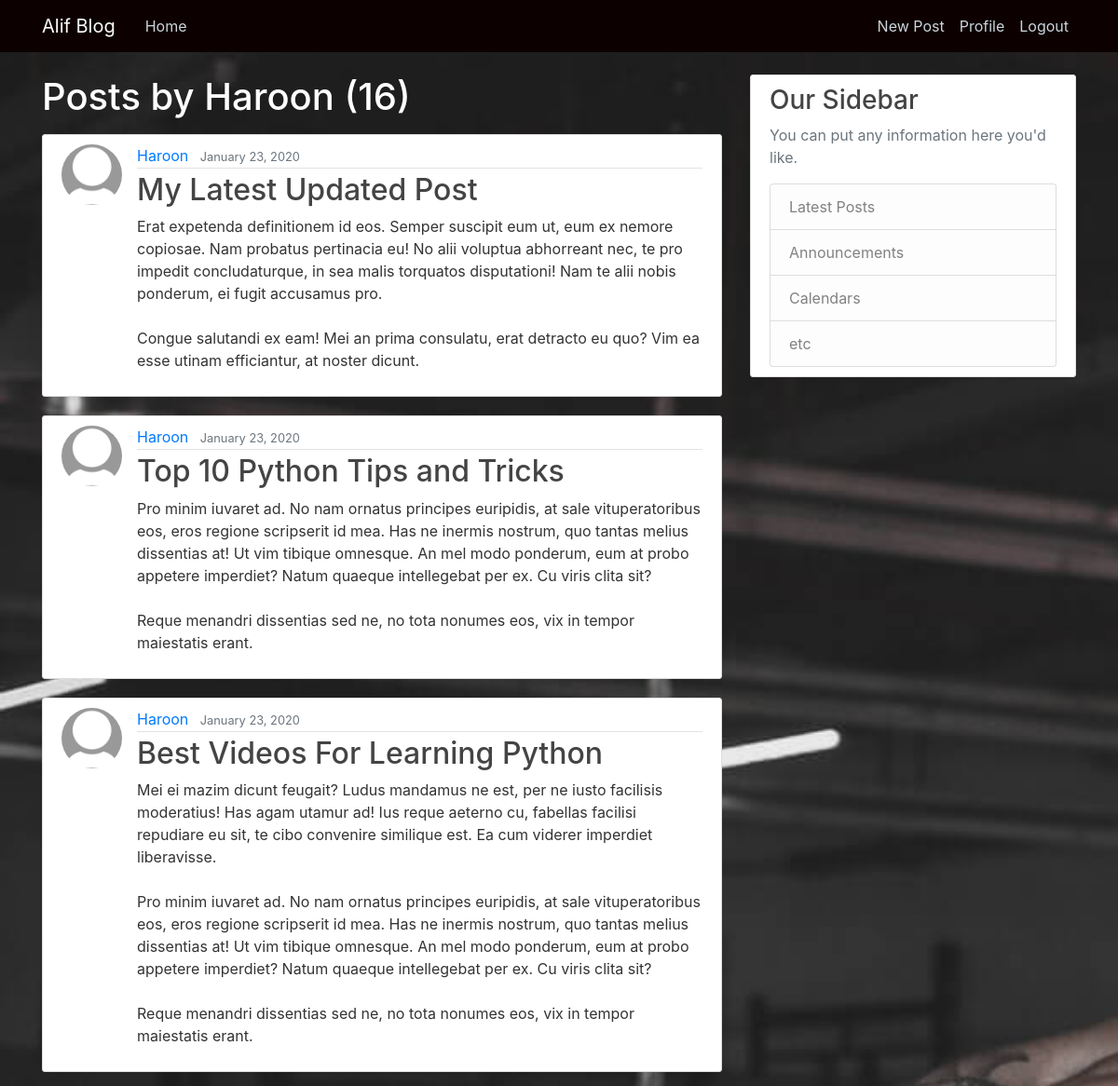
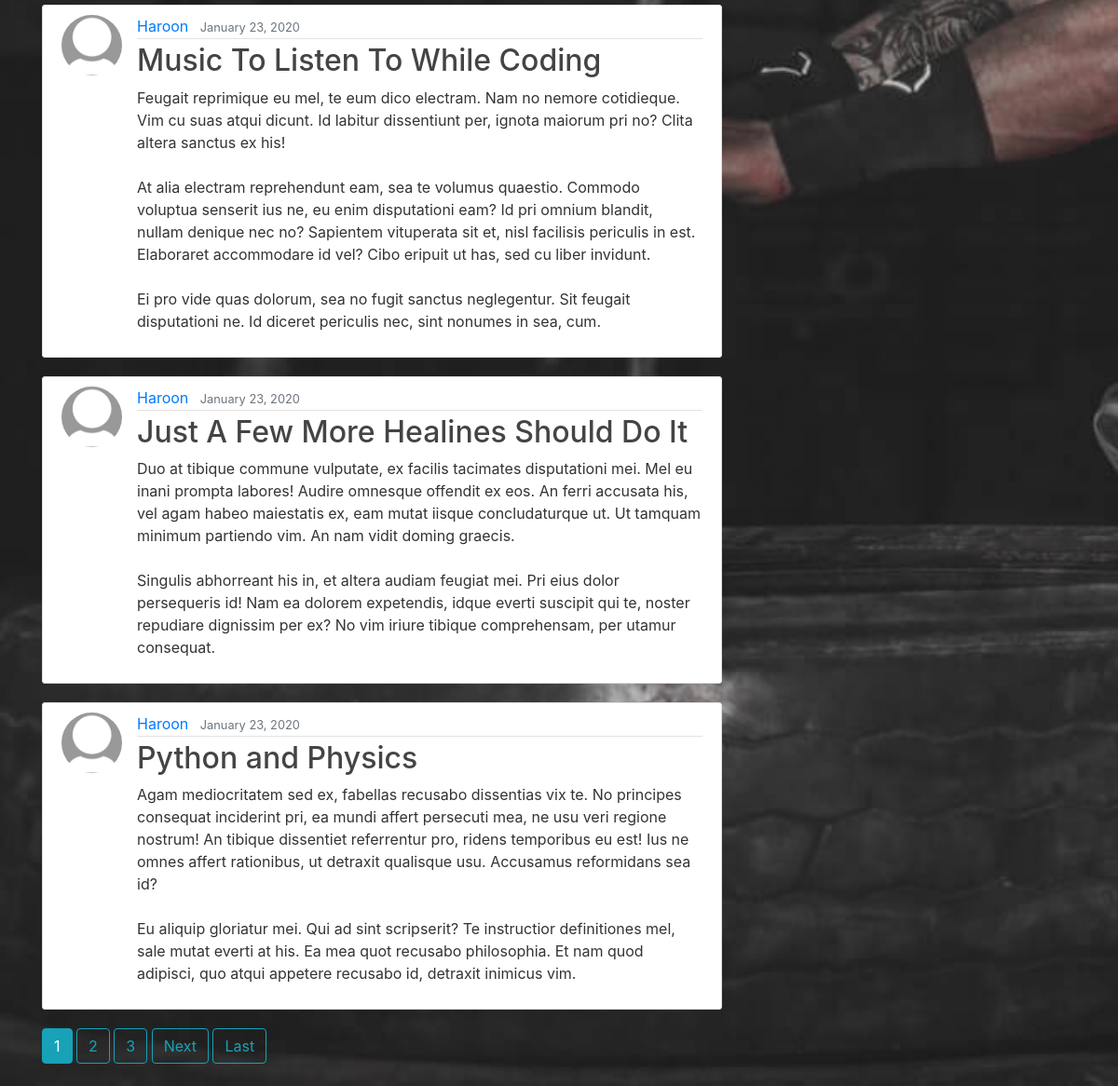
Page /blog_app/user_posts/Haroon/ (signed in) on the committed database (2 pictures, top to bottom).
### blog_app/models.py (models this page shows, shortened)
class Post(models.Model):
    title = models.CharField(max_length=100)
    date_posted = models.DateTimeField(default=timezone.now)
    content = models.TextField()
    author = models.ForeignKey(User, on_delete=models.CASCADE)
    class Meta:
        verbose_name = 'Post'
        verbose_name_plural = 'Posts'

class Profile(models.Model):
    user = models.OneToOneField(User, on_delete=models.CASCADE)
    profile_pic = models.ImageField(upload_to='profile_pics', default='default.jpg')

### blog_app/views.py (the view)
# urls.py: path('user_posts/<str:username>/', UserPostListView.as_view(), name='user_posts'),
class UserPostListView(LoginRequiredMixin, ListView):
    model = Post
    template_name = 'blog_app/user_posts.html'
    context_object_name = 'posts'
    paginate_by = 6
    def get_queryset(self):
        user = get_object_or_404(User, username=self.kwargs.get('username'))
        return Post.objects.filter(author=user).order_by('-date_posted')

### templates/blog_app/user_posts.html (shortened to what this page needs)
{% extends 'blog_app/blog_base.html' %}
{% block content %}
    <h1 class="text-white mb-3">Posts by {{ view.kwargs.username }} ({{ page_obj.paginator.count }})</h1>
    {% for post in posts %}
    <article class="media content-section">
          <img class="rounded-circle article-img" src="{{ post.author.profile.profile_pic.url }}" alt="Missing Profile Pic">
          <div class="media-body">
                <div class="article-metadata">
                  <a class="mr-2" href="{% url 'blog_app:user_posts' post.author.username %}">{{ post.author }}</a>
                  <small class="text-muted">{{ post.date_posted|date:'F d, Y' }}</small>
                </div>
                <h2><a class="article-title" href="{% url 'blog_app:post_detail' post.id %}">{{ post.title }}</a></h2>
                <p class="article-content">{{ post.content }}</p>
          </div>
    </article>
    {% endfor %}
    {% if is_paginated %}
        {% for num in page_obj.paginator.page_range %}
            {% if page_obj.number == num %}
                <a class="btn btn-info mb-4" href="?page={{ num }}">{{ num }}</a>
            {% elif num > page_obj.number|add:'-3' and num < page_obj.number|add:'3' %}
                <a class="btn btn-outline-info mb-4" href="?page={{ num }}">{{ num }}</a>
            {% endif %}
        {% endfor %}
        {% if page_obj.has_next %}
            <a class="btn btn-outline-info mb-4" href="?page={{ page_obj.next_page_number }}">Next</a>
            <a class="btn btn-outline-info mb-4" href="?page={{ page_obj.paginator.num_pages}}">Last</a>
        {% endif %}
    {% endif %}
{% endblock content %}

### static/blog_app/css/main.css (style rules this page uses)
body { background: #fafafa; color: #333333; margin-top: 5rem; background: url('../../images/p1.jpg'); background-repeat: no-repeat; background-size: cover; }
h1, h2, h3, h4, h5, h6 { color: #444444; }
.content-section { background: #ffffff; padding: 10px 20px; border: 1px solid #dddddd; border-radius: 3px; margin-bottom: 20px; }
.article-title { color: #444444; }
.article-content { white-space: pre-line; }
.article-img { height: 65px; width: 65px; margin-right: 16px; }
.article-metadata { padding-bottom: 1px; margin-bottom: 4px; border-bottom: 1px solid #e3e3e3 }

### rows in the picture
Post: author.profile.profile_pic (placeholder picture), author "Haroon", date_posted "January 23, 2020", title "My Latest Updated Post", content "Erat expetenda definitionem id eos. Semper suscipit eum ut, eum ex nemore copiosae. Nam probatus pertinacia eu! No alii voluptua abhorreant nec, te pro impedit concludaturque, in sea malis torquatos disputationi! Nam te alii nobis ponderum, ei fugit accusamus pro. Congue salutandi ex eam! Mei an prima consulatu, erat detracto eu quo? Vim ea esse utinam efficiantur, at noster dicunt."
Post: author.profile.profile_pic (placeholder picture), author "Haroon", date_posted "January 23, 2020", title "Top 10 Python Tips and Tricks", content "Pro minim iuvaret ad. No nam ornatus principes euripidis, at sale vituperatoribus eos, eros regione scripserit id mea. Has ne inermis nostrum, quo tantas melius dissentias at! Ut vim tibique omnesque. An mel modo ponderum, eum at probo appetere imperdiet? Natum quaeque intellegebat per ex. Cu viris clita sit? Reque menandri dissentias sed ne, no tota nonumes eos, vix in tempor maiestatis erant."
Post: author.profile.profile_pic (placeholder picture), author "Haroon", date_posted "January 23, 2020", title "Best Videos For Learning Python", content "Mei ei mazim dicunt feugait? Ludus mandamus ne est, per ne iusto facilisis moderatius! Has agam utamur ad! Ius reque aeterno cu, fabellas facilisi repudiare eu sit, te cibo convenire similique est. Ea cum viderer imperdiet liberavisse. Pro minim iuvaret ad. No nam ornatus principes euripidis, at sale vituperatoribus eos, eros regione scripserit id mea. Has ne inermis nostrum, quo tantas melius dissentias at! Ut vim tibique omnesque. An mel modo ponderum, eum at probo appetere imperdiet? Natum quaeque intellegebat per ex. Cu viris clita sit? Reque menandri dissentias sed ne, no tota nonumes eos, vix in tempor maiestatis erant."
Post: author.profile.profile_pic (placeholder picture), author "Haroon", date_posted "January 23, 2020", title "Music To Listen To While Coding", content "Feugait reprimique eu mel, te eum dico electram. Nam no nemore cotidieque. Vim cu suas atqui dicunt. Id labitur dissentiunt per, ignota maiorum pri no? Clita altera sanctus ex his! At alia electram reprehendunt eam, sea te volumus quaestio. Commodo voluptua senserit ius ne, eu enim disputationi eam? Id pri omnium blandit, nullam denique nec no? Sapientem vituperata sit et, nisl facilisis periculis in est. Elaboraret accommodare id vel? Cibo eripuit ut has, sed cu liber invidunt. Ei pro vide quas dolorum, sea no fugit sanctus neglegentur. Sit feugait disputationi ne. Id diceret periculis nec, sint nonumes in sea, cum."
Post: author.profile.profile_pic (placeholder picture), author "Haroon", date_posted "January 23, 2020", title "Just A Few More Healines Should Do It", content "Duo at tibique commune vulputate, ex facilis tacimates disputationi mei. Mel eu inani prompta labores! Audire omnesque offendit ex eos. An ferri accusata his, vel agam habeo maiestatis ex, eam mutat iisque concludaturque ut. Ut tamquam minimum partiendo vim. An nam vidit doming graecis. Singulis abhorreant his in, et altera audiam feugiat mei. Pri eius dolor persequeris id! Nam ea dolorem expetendis, idque everti suscipit qui te, noster repudiare dignissim per ex? No vim iriure tibique comprehensam, per utamur consequat."
Post: author.profile.profile_pic (placeholder picture), author "Haroon", date_posted "January 23, 2020", title "Python and Physics", content "Agam mediocritatem sed ex, fabellas recusabo dissentias vix te. No principes consequat inciderint pri, ea mundi affert persecuti mea, ne usu veri regione nostrum! An tibique dissentiet referrentur pro, ridens temporibus eu est! Ius ne omnes affert rationibus, ut detraxit qualisque usu. Accusamus reformidans sea id? Eu aliquip gloriatur mei. Qui ad sint scripserit? Te instructior definitiones mel, sale mutat everti at his. Ea mea quot recusabo philosophia. Et nam quod adipisci, quo atqui appetere recusabo id, detraxit inimicus vim."

### other values in the picture
{{ view.kwargs.username }} "Haroon"
{{ page_obj.paginator.count }} "16"
{{ num }} "1"
{{ num }} "2" "3"
